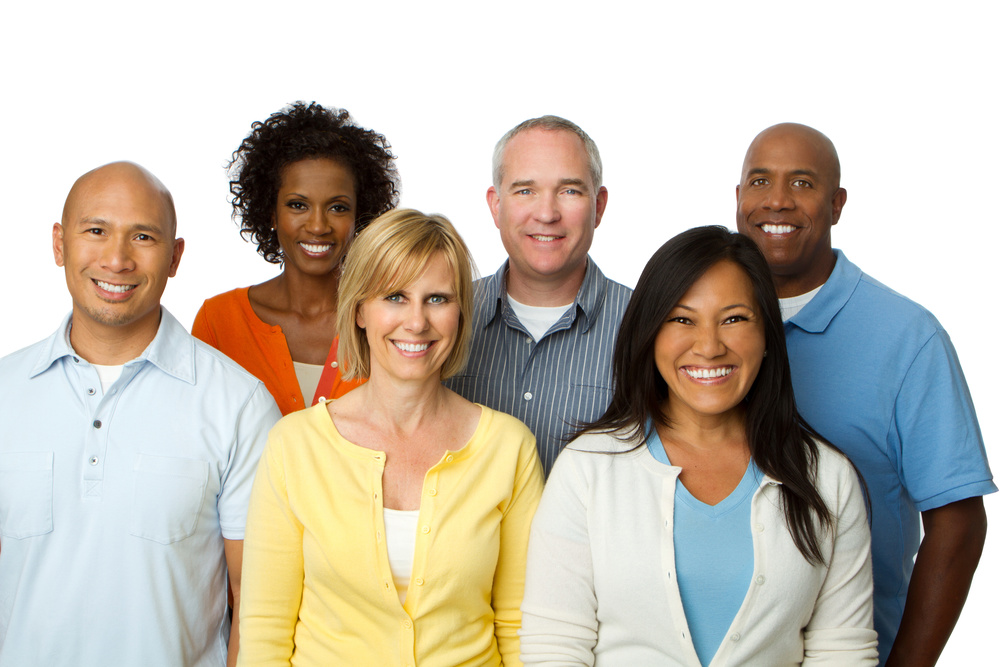
#> input picture viola-jones/people.jpg, 1000 x 667 px
$ python opencv.py
#> lines starting #> are read from the running program, lines starting #| are printed output that depends on the picture; after the words box and inside, x2 and y2 are one past the last pixel; in counts of white or black regions, pixels touching at a corner belong together
import cv2 as cv

# Read image from your local file system
# original_image = cv.imread('jarek1.jpg')
original_image = cv.imread('people.jpg')
#> original_image is the input picture: shape (667, 1000, 3); mean B, G, R 176.4, 188.9, 196.6

# Convert color image to grayscale for Viola-Jones
grayscale_image = cv.cvtColor(original_image, cv.COLOR_BGR2GRAY)
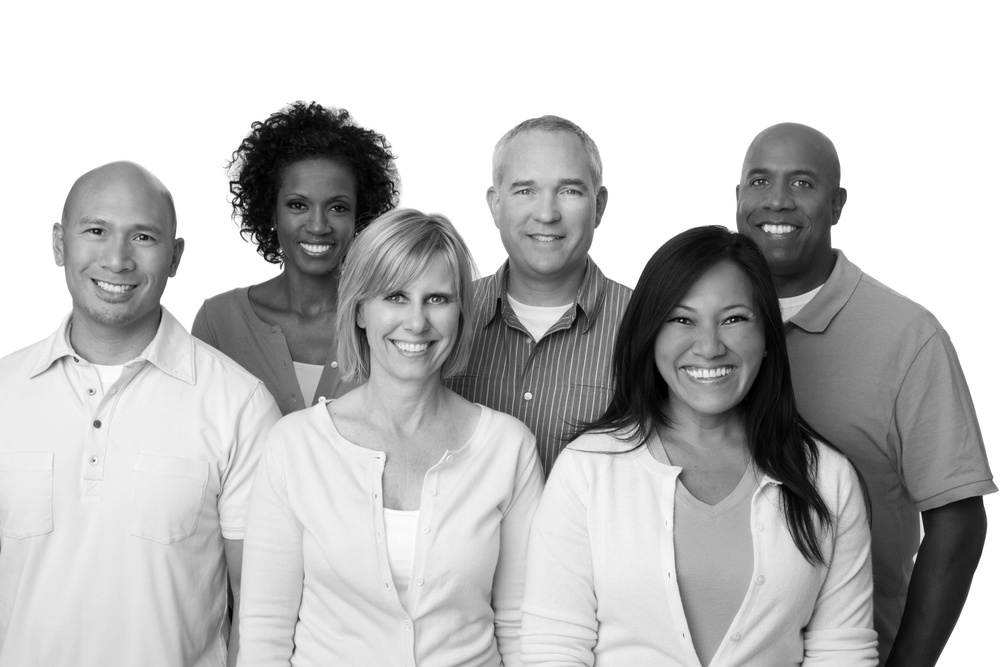
#> grayscale_image: shape (667, 1000); min 0, max 255, mean 189.7

# Load the classifier and create a cascade object for face detection
face_cascade = cv.CascadeClassifier('haarcascade_frontalface_alt.xml')
detected_faces = face_cascade.detectMultiScale(grayscale_image)
#> detected_faces = [[270, 169, 96, 96], [734, 145, 95, 95], [365, 259, 106, 106], [492, 148, 109, 109], [63, 190, 115, 115], [650, 273, 122, 122]]

for (column, row, width, height) in detected_faces:
    cv.rectangle(
        original_image,
        (column, row),
        (column + width, row + height),
        (0, 255, 0),
        2
    )
#> this loop made 6 passes
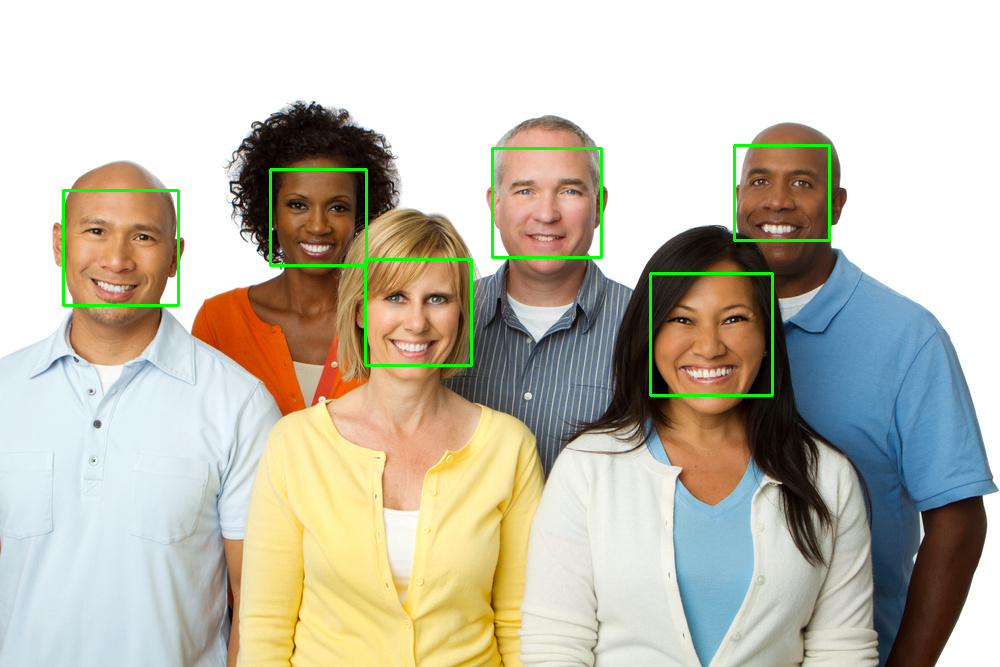
#> original_image: shape (667, 1000, 3); 1.15% of pixels changed, all inside (x1, y1, x2, y2) = (62, 144, 831, 397)

cv.imshow('Image', original_image)
cv.waitKey(0)
cv.destroyAllWindows()
